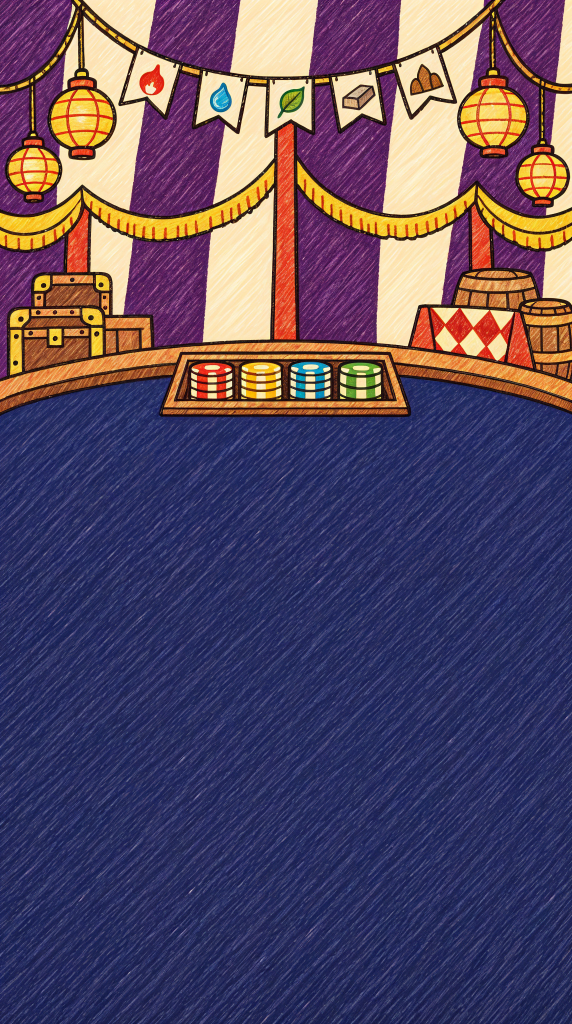
#> input picture ArtGen/Casino/dealer/d4/nen_leu_xoay_2k.jpg, 1144 x 2048 px (shown at 1/2 size); its folder holds 3 pictures in this run
$ python ve_banh_xe.py
#> lines starting #> are read from the running program, lines starting #| are printed output that depends on the picture; after the words box and inside, x2 and y2 are one past the last pixel; in counts of white or black regions, pixels touching at a corner belong together
# Vẽ bánh xe Vòng Xoay Ngũ Hành (GD_Claude/31 mốc D4) bằng mã, đúng hình học của mô phỏng viên bi
# (Assets/01 Script/Core/Casino/RouletteBall.cs, lớp RouletteWheel: bán kính các vòng, độ cao, 8 mấu chắn, 26 ô và cách xếp ô).
# Nét: viền mực nâu sẫm hơi rung, tô phẳng có vân chì (vân lấy từ nỉ của ảnh nền lều), không bóng, không điểm sáng.
# Ra (thư mục ra/, cỡ gấp đôi cỡ hiện trên sân khấu, R = 640 px):
#   rl_chao.png        lòng chảo đứng yên, đã chiếu nghiêng (x = R·x, y = R·(K·y + KZ·h)); chỗ mâm xoay tô màu nền mâm
#   rl_vanh_truoc.png  nửa gần của vành gỗ + thành ngoài, cùng khung với rl_chao: vẽ ĐÈ lên viên bi (bi chạy sau vành gần)
#   rl_mam.png         mâm xoay nhìn thẳng từ trên (vòng số, vòng ô có vách ngăn, nón giữa); game xoay rồi ép dẹt theo K
#   rl_truc.png        trục giữa (đứng yên, đã chiếu nghiêng)
#   rl_bi.png          viên bi
#   banh_xe.json       khung, tâm, tỉ lệ để menu dựng scene đặt đúng chỗ
#   xem_banh_xe.png    ghép thử (mâm xoay 20°, bi ở ba chỗ) để soi
# Chạy: py -3 -I ve_banh_xe.py
import json, math, os, random
import numpy as np
from PIL import Image, ImageDraw, ImageFont, ImageFilter

HERE = os.path.dirname(os.path.abspath(__file__))
PROJECT = os.path.abspath(os.path.join(HERE, "..", "..", "..", ".."))
OUT = os.path.join(HERE, "ra")
os.makedirs(OUT, exist_ok=True)
FONT = os.path.join(PROJECT, "Assets", "03 Art", "Fonts", "Baloo2-ExtraBold.ttf")

# ---- hình học: PHẢI khớp RouletteWheel (C#) ----
K, KZ = 0.6, 0.8
R_RIM_IN, R_SLOPE, R_ROTOR, R_RING, R_POCKET, R_CONE = 0.905, 0.80, 0.70, 0.61, 0.555, 0.50
H_RIM, H_TRACK_OUT, H_TRACK_IN, H_BASE = 0.085, 0.07, 0.035, -0.10
BALL_R = 0.040
N_DIAMOND, R_DIAMOND = 8, 0.765
SLOTS = 26
# Người dùng 2026-11-26: "để đỏ đen thôi, nhiều màu quá": ô trên mâm xen kẽ ĐỎ / ĐEN như roulette thật (vị trí chẵn đỏ, lẻ đen), Sao Vàng
# màu vàng; hệ của ô ghi bằng biểu tượng nhỏ màu kem trong lòng ô (không tô ô theo màu hệ nữa).
RED, BLACK, BLACK_POCKET = "#cf3b2e", "#2a2422", "#40383a"
ELEM_ICON = ["e_kim", "e_moc", "e_thuy", "e_hoa", "e_tho"]   # thứ tự Elements.All
STAR = "#f6cf3d"


def pocket_at(slot):
    if slot == SLOTS - 1:
        return 25
    e, q = slot % 5, slot // 5
    return e * 5 + (q + 2 * e) % 5


def height(r):
    def lerp(a, b, t):
        return a + (b - a) * max(0.0, min(1.0, t))
    if r >= R_RIM_IN: return H_RIM
    if r >= R_SLOPE: return lerp(H_TRACK_IN, H_TRACK_OUT, (r - R_SLOPE) / (R_RIM_IN - R_SLOPE))
    if r >= R_ROTOR: return lerp(0.0, H_TRACK_IN, (r - R_ROTOR) / (R_SLOPE - R_ROTOR))
    return 0.0


# ---- bút vẽ ----
SS = 2                    # vẽ gấp đôi rồi thu lại cho mịn
R = 640                   # bán kính vành ngoài ở ảnh ra
RS = R * SS
INK = (59, 36, 22, 255)
random.seed(7)


def hexc(h, a=255):
    h = h.lstrip("#")
    return (int(h[0:2], 16), int(h[2:4], 16), int(h[4:6], 16), a)


def shade(c, k):
    return tuple(max(0, min(255, int(round(v * k)))) for v in c[:3]) + (c[3],)


def mix(c, d, t):
    return tuple(int(round(c[i] + (d[i] - c[i]) * t)) for i in range(3)) + (255,)


def wobble(n, amp, seed):
    """dãy n số nhiễu tần số thấp, khép vòng (cho nét mực hơi rung)"""
    rnd = random.Random(seed)
    ph = [rnd.uniform(0, 2 * math.pi) for _ in range(4)]
    am = [rnd.uniform(0.4, 1.0) for _ in range(4)]
    fr = [3, 5, 9, 14]
    out = []
    for i in range(n):
        a = 2 * math.pi * i / n
        out.append(amp * sum(am[k] * math.sin(fr[k] * a + ph[k]) for k in range(4)) / 2.2)
    return out


_grain = None


def grain(size):
    """vân chì: lấy độ sáng của nỉ trong ảnh nền lều, chuẩn hoá quanh 1, lát gương cho đủ cỡ"""
    global _grain
    if _grain is None:
        src = Image.open(os.path.join(HERE, "nen_leu_xoay_2k.jpg")).convert("L").crop((120, 1100, 1020, 2000))
        a = np.asarray(src).astype(np.float32)
        a = a / a.mean()
        a = np.clip(1.0 + (a - 1.0) * 0.55, 0.86, 1.12)
        a = np.concatenate([a, a[:, ::-1]], axis=1)
        _grain = np.concatenate([a, a[::-1]], axis=0)
    w, h = size
    g = _grain
    reps = (h // g.shape[0] + 1, w // g.shape[1] + 1)
    return np.tile(g, reps)[:h, :w]


def apply_grain(img):
    a = np.asarray(img).astype(np.float32)
    g = grain(img.size)[..., None]
    ink = (a[..., :3].sum(axis=2, keepdims=True) < 200)          # nét mực không nhận vân
    rgb = np.where(ink, a[..., :3], np.clip(a[..., :3] * g, 0, 255))
    return Image.fromarray(np.dstack([rgb, a[..., 3:]]).astype(np.uint8), "RGBA")


def finish(img, name, crop=None):
    img = apply_grain(img)
    w, h = img.size
    img = img.resize((w // SS, h // SS), Image.LANCZOS)
    if crop:
        img = img.crop(crop)
    img.save(os.path.join(OUT, name))
    return img


# =====================================================================================================
# 1. lòng chảo (chiếu nghiêng)
PAD = 16
BW = (2 * R + 2 * PAD) * SS
TOP_Y = K * 1.0 + KZ * H_RIM            # điểm cao nhất (vành xa)
BOT_Y = -K * 1.0 + KZ * H_BASE          # điểm thấp nhất (chân thành ngoài, phía gần)
BH = int(((TOP_Y - BOT_Y) * R + 2 * PAD) * SS)
CX = BW / 2
CY = (PAD + TOP_Y * R) * SS             # hàng ảnh của tâm mặt phẳng ô (h = 0)


def P(x, y, h=0.0):
    return (CX + RS * x, CY - RS * (K * y + KZ * h))


def ell(r, h, n=240, wob=0.0, seed=0, a0=0.0, a1=2 * math.pi):
    w = wobble(n, wob, seed) if wob else [0.0] * n
    pts = []
    for i in range(n + 1):
        a = a0 + (a1 - a0) * i / n
        rr = r * (1 + w[i % n])
        pts.append(P(rr * math.cos(a), rr * math.sin(a), h))
    return pts


def band(d, r1, h1, r2, h2, fill, a0=0.0, a1=2 * math.pi):
    d.polygon(ell(r1, h1, a0=a0, a1=a1) + ell(r2, h2, a0=a0, a1=a1)[::-1], fill=fill)


def ink_ring(d, r, h, width, seed, a0=0.0, a1=2 * math.pi):
    pts = ell(r, h, wob=0.0035, seed=seed, a0=a0, a1=a1)
    d.line(pts, fill=INK, width=width, joint="curve")


LW = 7 * SS        # nét viền chính
LW2 = 5 * SS       # nét phụ
WOOD_RIM, WOOD_WALL, WOOD_IN = hexc("#d59a57"), hexc("#b0713a"), hexc("#8f5a2d")
TRACK, SLOPE = hexc("#e6b873"), hexc("#c58a4c")
ROTOR_BASE = hexc("#3a2a20")


def draw_rim(d, front_only=False):
    """vành gỗ trên cùng + thành ngoài. front_only: chỉ nửa gần (để vẽ đè lên bi)"""
    a0, a1 = (math.pi, 2 * math.pi) if front_only else (0.0, 2 * math.pi)
    # thành ngoài (chỉ nửa gần thấy được)
    wall = ell(1.0, H_RIM, a0=math.pi, a1=2 * math.pi) + ell(1.0, H_BASE, a0=math.pi, a1=2 * math.pi)[::-1]
    d.polygon(wall, fill=WOOD_WALL)
    # vài nẹp dọc trên thành ngoài
    for i in range(1, 12):
        a = math.pi + math.pi * i / 12
        d.line([P(math.cos(a), math.sin(a), H_RIM), P(math.cos(a), math.sin(a), H_BASE)], fill=shade(WOOD_WALL, 0.82), width=3 * SS)
    d.line(ell(1.0, H_BASE, wob=0.003, seed=3, a0=math.pi, a1=2 * math.pi), fill=INK, width=LW, joint="curve")
    d.line([P(-1, 0, H_RIM), P(-1, 0, H_BASE)], fill=INK, width=LW)
    d.line([P(1, 0, H_RIM), P(1, 0, H_BASE)], fill=INK, width=LW)
    # mặt vành
    band(d, 1.0, H_RIM, R_RIM_IN, H_RIM, WOOD_RIM, a0, a1)
    ink_ring(d, 1.0, H_RIM, LW, 1, a0, a1)
    ink_ring(d, R_RIM_IN, H_RIM, LW2, 2, a0, a1)
    # đinh tán nhỏ trên mặt vành
    for i in range(16):
        a = (i + 0.5) * 2 * math.pi / 16
        if front_only and not (math.pi < a < 2 * math.pi):
            continue
        x, y = P(0.953 * math.cos(a), 0.953 * math.sin(a), H_RIM)
        d.ellipse([x - 7 * SS, y - 5 * SS, x + 7 * SS, y + 5 * SS], fill=hexc("#f2c94c"), outline=INK, width=2 * SS)


bowl = Image.new("RGBA", (BW, BH), (0, 0, 0, 0))
#> bowl: PIL image 2624x1789 RGBA; every value is 0
d = ImageDraw.Draw(bowl)
# vách trong của vành (thấy ở phía xa), rồi đường bi chạy, sườn dốc, nền mâm
d.polygon(ell(R_RIM_IN, H_RIM), fill=WOOD_IN)
band(d, R_RIM_IN, H_TRACK_OUT, R_SLOPE, H_TRACK_IN, TRACK)
band(d, R_SLOPE, H_TRACK_IN, R_ROTOR, 0.0, SLOPE)
d.polygon(ell(R_ROTOR, 0.0), fill=ROTOR_BASE)
ink_ring(d, R_RIM_IN, H_TRACK_OUT, LW2, 4)
ink_ring(d, R_SLOPE, H_TRACK_IN, 4 * SS, 5)
ink_ring(d, R_ROTOR, 0.0, LW2, 6)
# 8 mấu chắn hình thoi trên sườn dốc (xen kẽ dọc / ngang)
for i in range(N_DIAMOND):
    a = (i + 0.5) * 2 * math.pi / N_DIAMOND
    ca, sa = math.cos(a), math.sin(a)
    lr, lt = (0.040, 0.016) if i % 2 == 0 else (0.018, 0.044)       # nửa dài theo hướng tâm / tiếp tuyến
    hh = height(R_DIAMOND)
    c = (R_DIAMOND * ca, R_DIAMOND * sa)
    pts = [P(c[0] + ca * lr, c[1] + sa * lr, height(R_DIAMOND + lr)), P(c[0] - sa * lt, c[1] + ca * lt, hh + 0.012),
           P(c[0] - ca * lr, c[1] - sa * lr, height(R_DIAMOND - lr)), P(c[0] + sa * lt, c[1] - ca * lt, hh + 0.012)]
    d.polygon(pts, fill=hexc("#f2c94c"))
    d.line(pts + [pts[0]], fill=INK, width=4 * SS, joint="curve")
draw_rim(d)
bowl_img = finish(bowl, "rl_chao.png")
#> in grain, `_grain = np.concatenate([a, a[::-1]], axis=0)`:
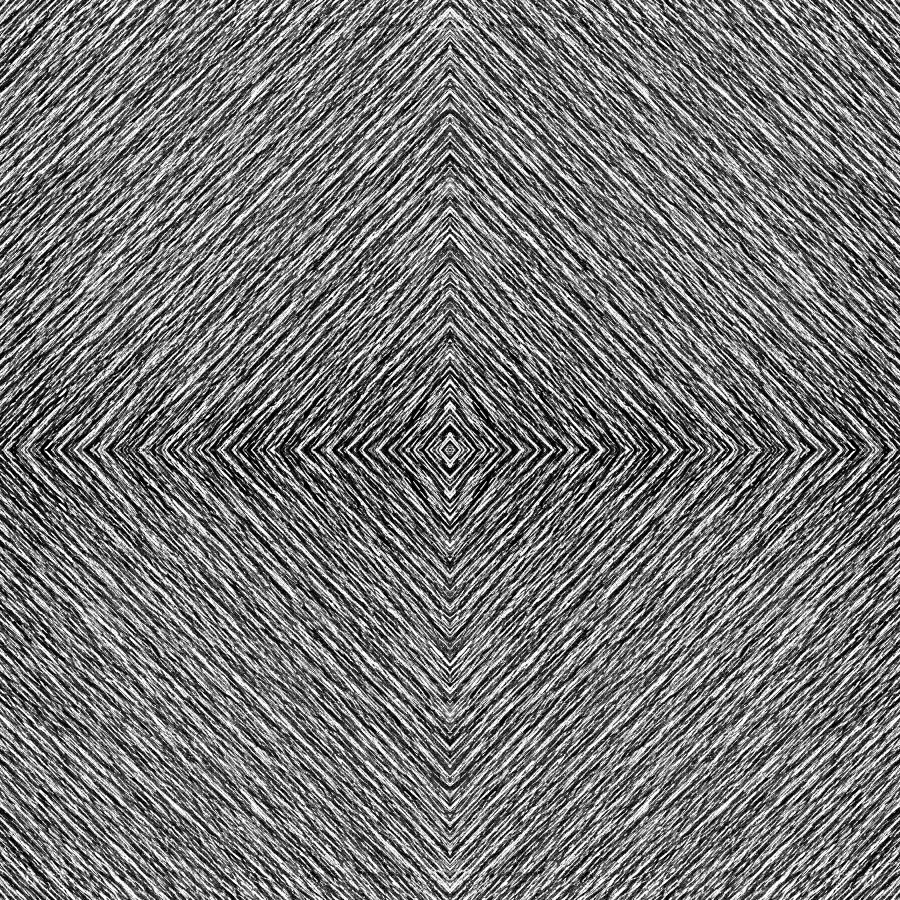
#> _grain: shape (1800, 1800) float32 (shown at 1/2 size); min 0.86, max 1.12, mean 0.98; drawn with min black and max white
#> in grain, `return np.tile(g, reps)[:h, :w]`:
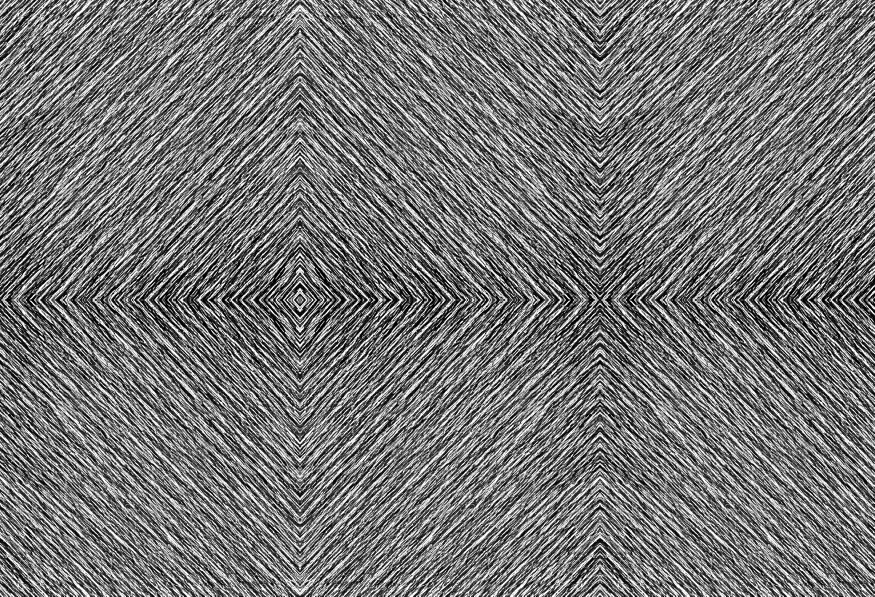
#> returned value: shape (1789, 2624) float32 (shown at 1/3 size); min 0.86, max 1.12, mean 0.98; drawn with min black and max white
#> in apply_grain, `ink = (a[..., :3].sum(axis=2, keepdims=True) < 200)`:
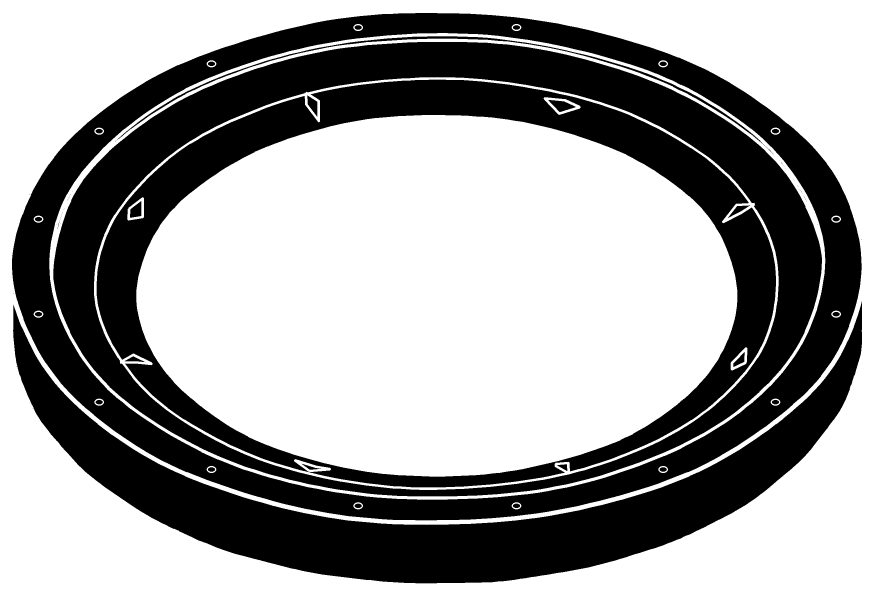
#> ink: shape (1789, 2624, 1) bool (shown at 1/3 size); 61.4% white; 104 black regions (74 under 20 px), largest, box (x1, y1, x2, y2) and area: (36, 39, 2585, 1561) 478804, (160, 126, 2466, 1489) 467824, (39, 904, 2586, 1750) 440776

front = Image.new("RGBA", (BW, BH), (0, 0, 0, 0))
draw_rim(ImageDraw.Draw(front), front_only=True)
front_img = finish(front, "rl_vanh_truoc.png")
#> call 2 of finish, with name = 'rl_vanh_truoc.png'
#> in apply_grain (call 2), `ink = (a[..., :3].sum(axis=2, keepdims=True) < 200)`: ink: shape (1789, 2624, 1) bool; 85.5% white; 24 black regions (14 under 20 px), largest, box (x1, y1, x2, y2) and area: (39, 904, 2586, 1750) 439797, (39, 799, 2585, 1564) 239570, (105, 936, 126, 949) 221
#> in apply_grain (call 2), `rgb = np.where(ink, a[..., :3], np.clip(a[..., :3] * g, 0, 255))`:
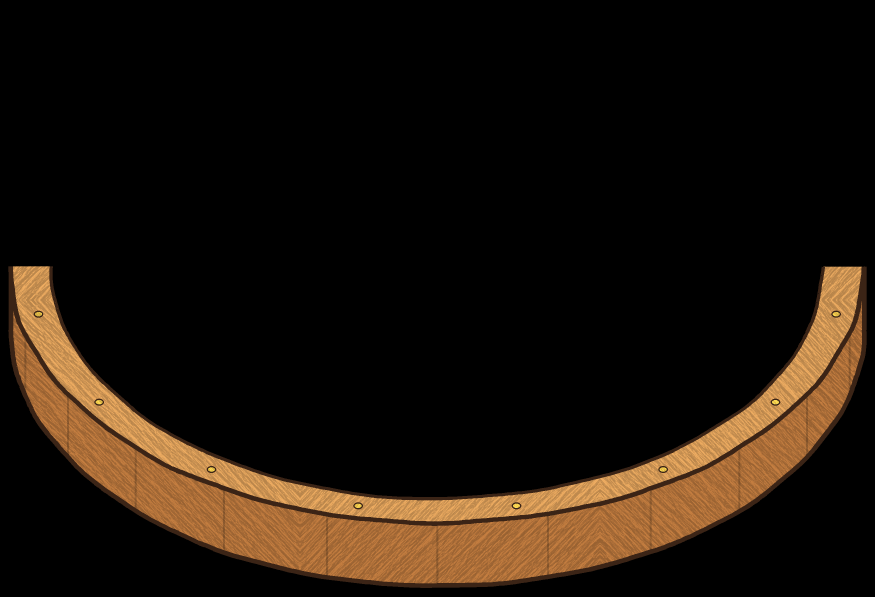
#> rgb: shape (1789, 2624, 3) float32 (shown at 1/3 size); mean R, G, B 28.4, 19.1, 10.3
#> in finish (call 2), `img = img.resize((w // SS, h // SS), Image.LANCZOS)`:
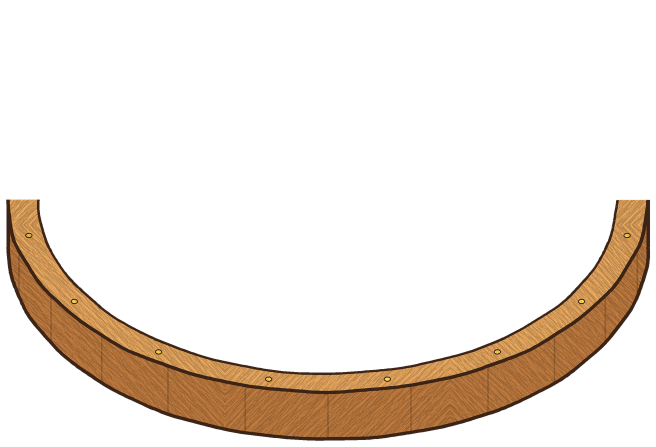
#> img: PIL image 1312x894 RGBA (shown at 1/2 size); mean R, G, B, A 28.6, 19.1, 10.2, 43.7; transparent parts drawn white

# =====================================================================================================
# 2. mâm xoay (nhìn thẳng từ trên, chưa ép dẹt)
MR = int(R_ROTOR * R)                 # bán kính mâm ở ảnh ra
MS = (MR * 2 + 8) * SS
mc = MS / 2
rot = Image.new("RGBA", (MS, MS), (0, 0, 0, 0))
#> rot: PIL image 1808x1808 RGBA; every value is 0
d = ImageDraw.Draw(rot)


def MP(r, a):
    return (mc + RS * r * math.cos(a), mc - RS * r * math.sin(a))


def wedge(r1, r2, a0, a1, fill, n=10):
    pts = [MP(r2, a0 + (a1 - a0) * i / n) for i in range(n + 1)] + [MP(r1, a1 - (a1 - a0) * i / n) for i in range(n + 1)]
    d.polygon(pts, fill=fill)


step = 2 * math.pi / SLOTS
font = ImageFont.truetype(FONT, int(0.078 * RS))
for s in range(SLOTS):
    p = pocket_at(s)
    red = s % 2 == 0
    col = hexc(STAR) if p == 25 else hexc(RED if red else BLACK)
    a0, a1 = s * step, (s + 1) * step
    wedge(R_RING, R_ROTOR, a0, a1, col)
    wedge(R_CONE, R_RING, a0, a1, shade(col, 0.7) if p == 25 or red else hexc(BLACK_POCKET))
# nón giữa: 13 tia hai màu vàng
for i in range(26):
    wedge(0.105, R_CONE, i * step, (i + 1) * step, hexc("#ecc56a") if i % 2 == 0 else hexc("#dcae4e"))
d.ellipse([mc - 0.105 * RS, mc - 0.105 * RS, mc + 0.105 * RS, mc + 0.105 * RS], fill=hexc("#b5412f"))
# nét mực: các vòng, vạch ngăn vòng số, vách ngăn ô
for r, w, sd in ((R_ROTOR - 0.004, LW2, 11), (R_RING, 4 * SS, 12), (R_CONE, LW2, 13), (0.105, 4 * SS, 14), (0.30, 3 * SS, 15)):
    wb = wobble(240, 0.004, sd)
    d.line([MP(r * (1 + wb[i % 240]), 2 * math.pi * i / 240) for i in range(241)], fill=INK, width=w, joint="curve")
rnd = random.Random(5)
for s in range(SLOTS):
    a = s * step + rnd.uniform(-0.004, 0.004)
    d.line([MP(R_RING, a), MP(R_ROTOR - 0.004, a)], fill=INK, width=3 * SS)
    # vách ngăn ô: thanh kem viền mực
    half = 0.0085
    bar = [MP(R_CONE + 0.004, a - half / R_CONE), MP(R_RING - 0.002, a - half / R_RING), MP(R_RING - 0.002, a + half / R_RING),
           MP(R_CONE + 0.004, a + half / R_CONE)]
    d.polygon(bar, fill=hexc("#f3e4c4"))
    d.line(bar + [bar[0]], fill=INK, width=2 * SS, joint="curve")
# số trên vòng số (đỉnh số quay về tâm), sao ở ô Sao Vàng
for s in range(SLOTS):
    p = pocket_at(s)
    a = (s + 0.5) * step
    cx, cy = MP((R_RING + R_ROTOR) / 2 + 0.002, a)
    tile = Image.new("RGBA", (int(0.14 * RS), int(0.14 * RS)), (0, 0, 0, 0))
    td = ImageDraw.Draw(tile)
    tc = tile.size[0] / 2
    if p == 25:
        pts = []
        for i in range(10):
            rr = (0.036 if i % 2 == 0 else 0.016) * RS
            an = math.pi / 2 + i * math.pi / 5
            pts.append((tc + rr * math.cos(an), tc - rr * math.sin(an)))
        td.polygon(pts, fill=hexc("#fff6d6"))
        td.line(pts + [pts[0]], fill=INK, width=3 * SS, joint="curve")
    else:
        td.text((tc, tc), str(p % 5 + 1), font=font, fill=(255, 250, 240, 255), anchor="mm", stroke_width=3 * SS, stroke_fill=INK)
    tile = tile.rotate(math.degrees(a) + 90, resample=Image.BICUBIC)   # đỉnh số quay về tâm: nửa gần người xem đọc xuôi
    rot.alpha_composite(tile, (int(cx - tc), int(cy - tc)))
#> this loop made 26 passes
#> (cx, cy) on passes 1 to 12: (1738.8, 802.6), (1690.3, 605.8), (1596.1, 426.3), (1461.7, 274.5), (1294.8, 159.4), (1105.3, 87.48), (904, 63.04), (702.7, 87.48), (513.2, 159.4), (346.3, 274.5), (211.9, 426.3), (117.7, 605.8)
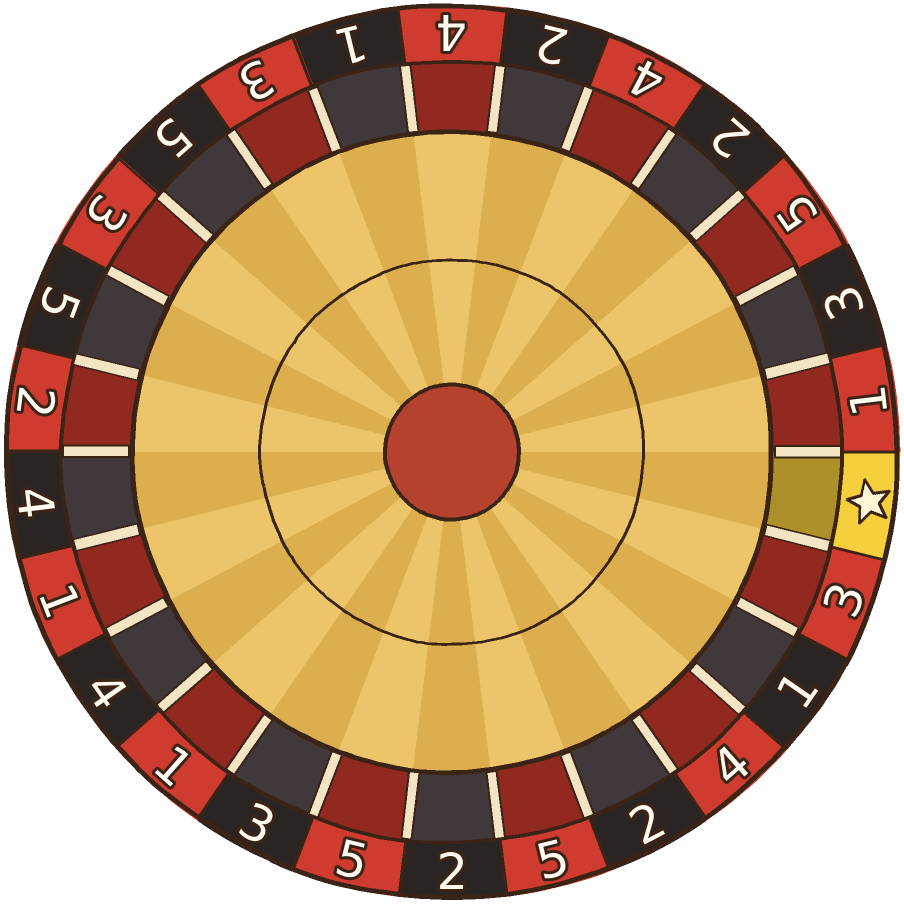
#> rot: PIL image 1808x1808 RGBA (shown at 1/2 size); mean R, G, B, A 132.1, 93.5, 54.5, 197.1; transparent parts drawn white
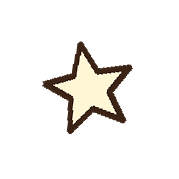
#> tile: PIL image 179x179 RGBA; mean R, G, B, A 18.4, 16.5, 13.8, 29.1; transparent parts drawn white
# biểu tượng hệ trong lòng ô: hình bóng màu kem của icon hệ (Assets/03 Art/Fallback/Icons/e_*.png), đỉnh quay về tâm như chữ số
ICONS = os.path.join(PROJECT, "Assets", "03 Art", "Fallback", "Icons")
isz = int(0.074 * RS)
for s in range(SLOTS):
    p = pocket_at(s)
    if p == 25:
        continue
    a = (s + 0.5) * step
#> (the run stopped early here; a loop or call above may not have finished)
